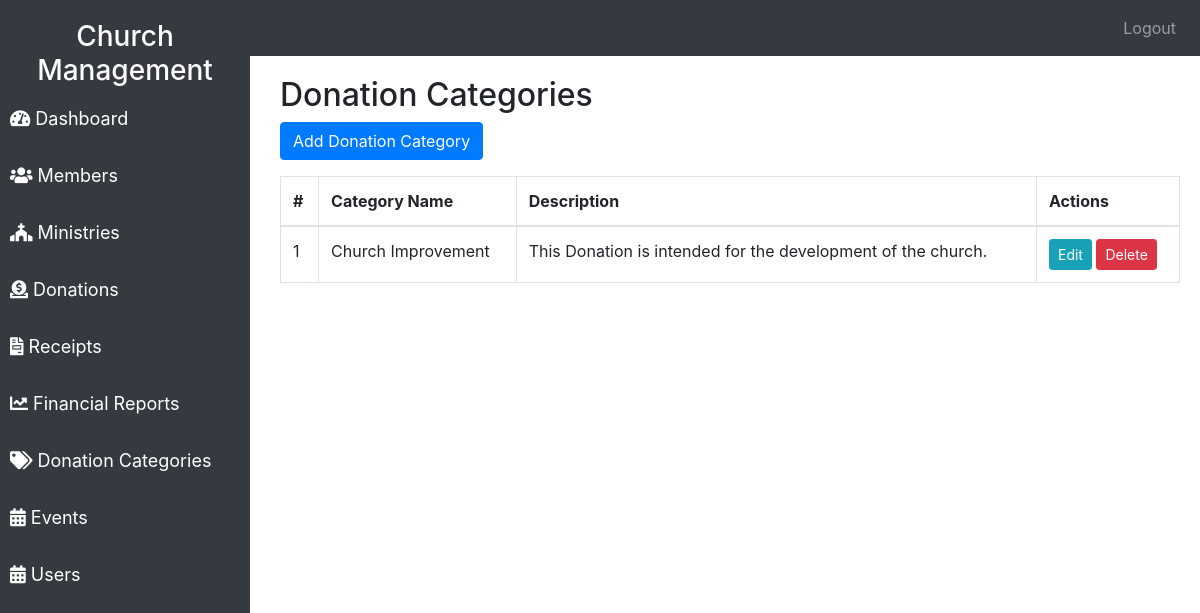
The page /donation_categories.php on the database its author committed.
### tables this page shows
CREATE TABLE `DonationCategories` (
  `CategoryID` int(11) NOT NULL,
  `CategoryName` varchar(100) NOT NULL,
  `Description` text DEFAULT NULL
);

### donation_categories.php (the view, shortened to what this page needs)
<?php
include('db_connection.php');
$query = "SELECT * FROM DonationCategories";
$result = mysqli_query($conn, $query);
?>
<!DOCTYPE html>
<html lang="en">
<head>
    <link href="https://stackpath.bootstrapcdn.com/bootstrap/4.5.0/css/bootstrap.min.css" rel="stylesheet">
    <link href="https://cdnjs.cloudflare.com/ajax/libs/font-awesome/5.15.3/css/all.min.css" rel="stylesheet">
</head>
<body>
<nav class="navbar navbar-expand-lg navbar-dark bg-dark">
        <a class="navbar-brand" href="#">Church Management</a>
        <div class="collapse navbar-collapse" id="navbarNav">
            <ul class="navbar-nav ml-auto">
                <li class="nav-item">
                    <a class="nav-link" href="logout.php">Logout</a>
                </li>
            </ul>
        </div>
    </nav>
    <div class="sidebar">
        <h3 class="text-center text-white">Church Management</h3>
        <a href="dashboard.php"><i class="fas fa-tachometer-alt"></i> Dashboard</a>
        <a href="index.php"><i class="fas fa-users"></i> Members</a>
        <a href="ministries.php"><i class="fas fa-church"></i> Ministries</a>
        <a href="donations.php"><i class="fas fa-donate"></i> Donations</a>
        <a href="receipts.php"><i class="fas fa-file-invoice"></i> Receipts</a>
        <a href="financial_reports.php"><i class="fas fa-chart-line"></i> Financial Reports</a>
        <a href="donation_categories.php" class="active"><i class="fas fa-tags"></i> Donation Categories</a>
        <a href="events.php"><i class="fas fa-calendar-alt"></i> Events</a>
        <a href="users.php"><i class="fas fa-calendar-alt"></i> Users</a>
    </div>
    <div class="content">
        <h2>Donation Categories</h2>
        <button class="btn btn-primary mb-3" data-toggle="modal" data-target="#addCategoryModal">Add Donation Category</button>
        <table class="table table-bordered">
            <thead>
                <tr>
                    <th>#</th>
                    <th>Category Name</th>
                    <th>Description</th>
                    <th>Actions</th>
                </tr>
            </thead>
            <tbody>
                <?php while ($row = mysqli_fetch_assoc($result)): ?>
                <tr>
                    <td><?php echo $row['CategoryID']; ?></td>
                    <td><?php echo $row['CategoryName']; ?></td>
                    <td><?php echo $row['Description']; ?></td>
                    <td>
                        <button class="btn btn-info btn-sm" data-toggle="modal" data-target="#editCategoryModal"
                                data-id="<?php echo $row['CategoryID']; ?>"
                                data-name="<?php echo $row['CategoryName']; ?>"
                                data-description="<?php echo $row['Description']; ?>">Edit</button>
                        <a href="donation_category/delete_category.php?id=<?php echo $row['CategoryID']; ?>" class="btn btn-danger btn-sm">Delete</a>
                    </td>
                </tr>
                <?php endwhile; ?>
            </tbody>
        </table>
    </div>
</body>
</html>

### donation_categories.php (style rules this page uses)
.sidebar { height: 100vh; position: fixed; top: 0; left: 0; width: 250px; background-color: #343a40; color: white; padding-top: 20px; }
.sidebar a { color: white; text-decoration: none; padding: 10px; display: block; margin-bottom: 10px; font-size: 18px; }
.content { margin-left: 260px; padding: 20px; }

### rows shown on the page
donationcategories: CategoryID "1", CategoryName "Church Improvement", Description "This Donation is intended for the development of the church."
